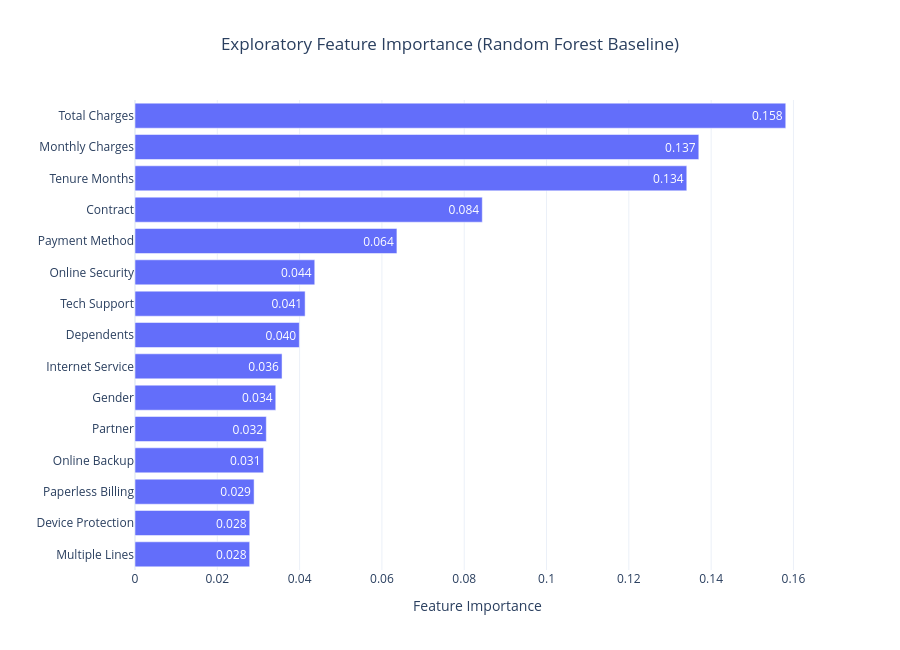

The notebook cell this image was saved under:
### Code cell
top_features = feature_importance.head(15)
fig = px.bar(top_features[::-1], x="Importance", y="Original Feature",
             orientation="h", text="Importance", 
             title="Exploratory Feature Importance (Random Forest Baseline)",
             template="plotly_white")
fig.update_traces(texttemplate="%{text:.3f}")
fig.update_layout(title_x=0.5, height=650, xaxis_title="Feature Importance", yaxis_title="")
fig.show()

### Figure 1 — Plotly figure (JSON) as saved in the notebook; plotly's stock layout.template omitted (floating-point values rounded to 4 significant figures)
{"data": [{"hovertemplate": "Importance=%{text}<br>Original Feature=%{y}<extra></extra>", "legendgroup": "", "marker": {"color": "#636efa", "pattern": {"shape": ""}}, "name": "", "orientation": "h", "showlegend": false, "text": [0.02786, 0.02789, 0.02894, 0.03124, 0.03191, 0.0342, 0.03573, 0.03993, 0.04134, 0.04368, 0.06365, 0.08439, 0.1341, 0.137, 0.1581], "textposition": "auto", "texttemplate": "%{text:.3f}", "type": "bar", "x": [0.02786, 0.02789, 0.02894, 0.03124, 0.03191, 0.0342, 0.03573, 0.03993, 0.04134, 0.04368, 0.06365, 0.08439, 0.1341, 0.137, 0.1581], "xaxis": "x", "y": ["Multiple Lines", "Device Protection", "Paperless Billing", "Online Backup", "Partner", "Gender", "Internet Service", "Dependents", "Tech Support", "Online Security", "Payment Method", "Contract", "Tenure Months", "Monthly Charges", "Total Charges"], "yaxis": "y"}], "layout": {"barmode": "relative", "height": 650, "legend": {"tracegroupgap": 0}, "title": {"text": "Exploratory Feature Importance (Random Forest Baseline)", "x": 0.5}, "xaxis": {"anchor": "y", "domain": [0, 1], "title": {"text": "Feature Importance"}}, "yaxis": {"anchor": "x", "domain": [0, 1], "title": {"text": ""}}}}
